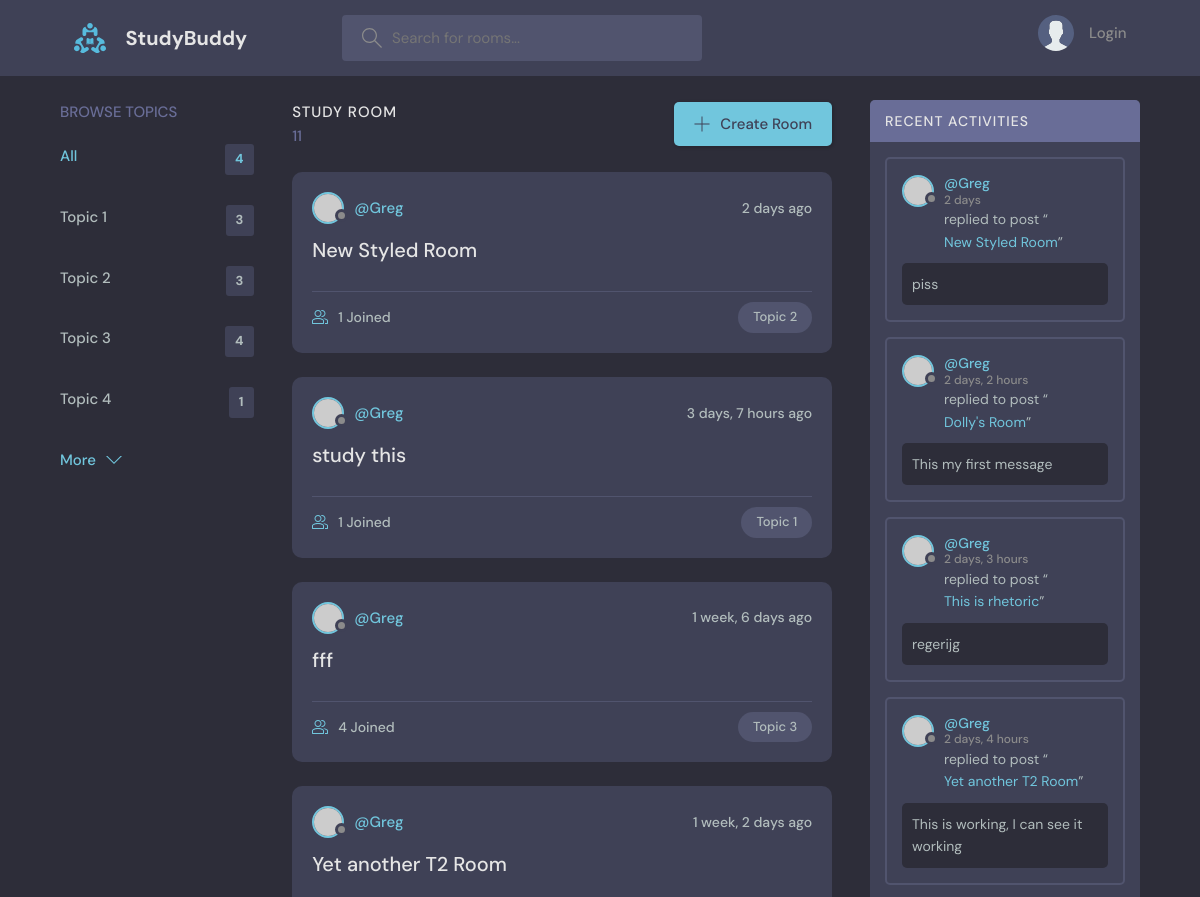
The app's page / (upper part), older data.
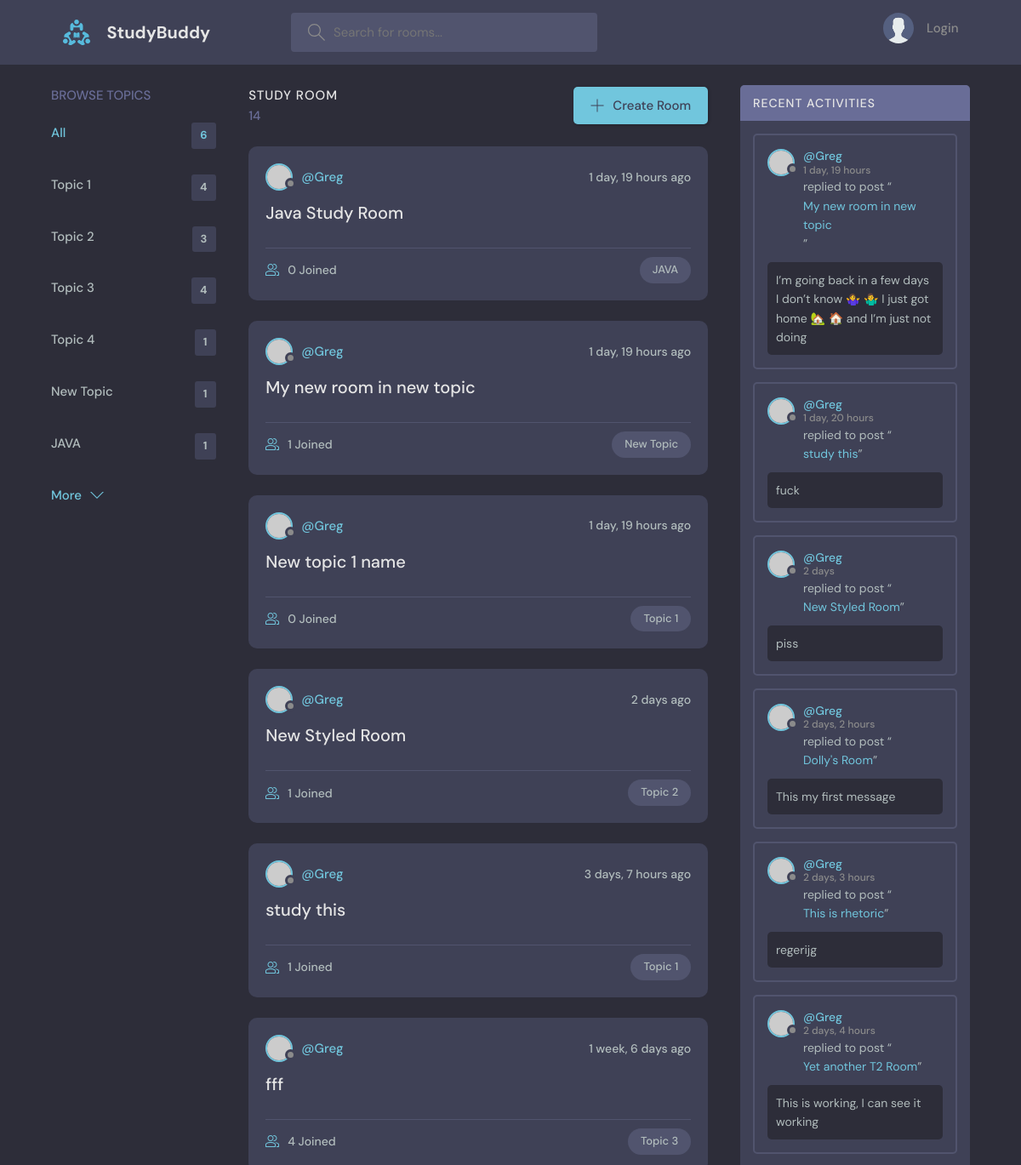
The same page, newer data.
### base/models.py (models this page shows)
class Topic(models.Model):
    name = models.CharField(max_length=200)
    def __str__(self):
        return self.name

class Room(models.Model):
    host = models.ForeignKey(User, on_delete=models.SET_NULL, null=True) # On delete of the user, this field is set
    topic = models.ForeignKey(Topic, on_delete=models.SET_NULL, null=True)
    name = models.CharField(max_length=200)
    description = models.TextField(null=True, blank=True)  # the null input arguments allow the database to have a
    participants = models.ManyToManyField(User, related_name='participants', blank=True)
    updated = models.DateTimeField(auto_now=True)  # Any time the save method is called, this will auto populate
    created = models.DateTimeField(auto_now_add=True)  # The difference between auto_now and auto_add_now is that
    class Meta:
        ordering = ['-updated', '-created']
    def __str__(self):
        return self.name

class Message(models.Model):
    user = models.ForeignKey(User, on_delete=models.CASCADE)
    room = models.ForeignKey(Room, on_delete=models.CASCADE)  # Cascade means if the foreign key is deleted, this
    body = models.TextField()
    updated = models.DateTimeField(auto_now=True)
    created = models.DateTimeField(auto_now_add=True)
    class Meta:
        ordering = ['-updated', '-created']
    def __str__(self):
        return self.body[0:50]  # Return only the first 50 characters

### base/views.py (the view)
# urls.py: 2. Add a URL to urlpatterns:  path('', views.home, name='home')
def home(request):
    q = request.GET.get('q') if request.GET.get('q') is not None else ''
    rooms = Room.objects.filter(
        Q(topic__name__icontains=q) |
        Q(name__icontains=q) |
        Q(description__icontains=q)
    )
    rooms_count = rooms.count()
    room_messages = Message.objects.filter(
        Q(room__topic__name__icontains=q) |
        Q(room__name__icontains=q) |
        Q(user__username__icontains=q) |
        Q(body__icontains=q)
    )
    topics = Topic.objects.all()
    topics_count = topics.count()
    context = {'rooms': rooms, 'topics': topics, 'rooms_count': rooms_count, 'room_messages': room_messages, 'topics_count': topics_count}
    return render(request, 'Base/Home.html', context)

### base/Templates/Base/home.html (shortened to what this page needs)
<!DOCTYPE html>
{% extends 'MainTemplate.html' %}
{% load static %}
{% block content %}
<body>
<main class="layout layout--3">
    <div class="container">
        {% include 'base/Topics_Component.html'%}
        <div class="roomList">
            <div class="roomList__header">
                <div>
                    <h2>Study Room</h2>
                    <p>{{rooms_count}}</p>
                </div>
                <a class="btn btn--main" href="{% url 'create-room' %}">
                    <svg version="1.1" xmlns="http://www.w3.org/2000/svg" width="32" height="32" viewBox="0 0 32 32">
                        <title>add</title>
                        <path
                                d="M16.943 0.943h-1.885v14.115h-14.115v1.885h14.115v14.115h1.885v-14.115h14.115v-1.885h-14.115v-14.115z"
                        ></path>
                    </svg>
                    Create Room
                </a>
            </div>
            {% include 'base/Feed_Component.html' %}
        </div>
        {% include 'base/Activity_Component.html' %}
    </div>
</main>
</body>
{% endblock %}

### base/Templates/Base/Topics_Component.html
        <div class="topics">
          <div class="topics__header">
            <h2>Browse Topics</h2>
          </div>
          <ul class="topics__list">
            <li>
              <a href="{%url 'home' %}" class="active">All <span>{{topics.count}}</span></a>
            </li>
            {% for topic in topics %}
            <li>
              <a href =" {%url 'home' %}?q={{topic.name}} ">{{topic}}<span>{{topic.room_set.all.count}}</span></a>
            </li>
            {% endfor %}
          </ul>
          <a class="btn btn--link" href="topics.html">
            More
            <svg version="1.1" xmlns="http://www.w3.org/2000/svg" width="32" height="32" viewBox="0 0 32 32">
              <title>chevron-down</title>
              <path d="M16 21l-13-13h-3l16 16 16-16h-3l-13 13z"></path>
            </svg>
          </a>
        </div>

### base/Templates/Base/Feed_Component.html (shortened to what this page needs)
{% for room in rooms %}
<div class="roomListRoom">
    <div class="roomListRoom__header">
        <a href="{% url 'user-profile' room.host.id %}" class="roomListRoom__author">
            <div class="avatar avatar--small">
                <img src="https://randomuser.me/api/portraits/women/11.jpg"/>
            </div>
            <span>@{{room.host.username}}</span>
        </a>
        <div class="roomListRoom__actions">
            <span>{{room.created|timesince}} ago</span>
        </div>
    </div>
    <div class="roomListRoom__content">
        <a href="{% url 'room' room.id %}">{{room.name}}</a>
    </div>
    <div class="roomListRoom__meta">
        <a href="{% url 'room' room.id %}" class="roomListRoom__joined">
            {{room.participants.all.count}} Joined
        </a>
        <p class="roomListRoom__topic">{{room.topic.name}}</p>
    </div>
</div>
{% endfor %}

### base/Templates/Base/Activity_Component.html (shortened to what this page needs)
<div class="activities">
    <div class="activities__header">
        <h2>Recent Activities</h2>
    </div>
    {% for message in room_messages %}
    <div class="activities__box">
        <div class="activities__boxHeader roomListRoom__header">
            <a href="{% url 'user-profile' message.user.id %}" class="roomListRoom__author">
                <div class="avatar avatar--small">
                    <img src="https://randomuser.me/api/portraits/women/11.jpg"/>
                </div>
                <p>
                    @{{message.user}}
                    <span>{{message.created|timesince}}</span>
                </p>
            </a>
        </div>
        <div class="activities__boxContent">
            <p>replied to post “<a href="{% url 'room' message.room.id %}">{{message.room.name}}</a>”</p>
            <div class="activities__boxRoomContent">
                {{message.body}}
            </div>
        </div>
    </div>
    {% endfor %}
</div>

Row changes from the older to the newer data that the page shows:
no longer on this page (row unchanged): Room: host.username "Greg", created "1 week, 2 days", name "Yet another T2 Room"
computed for Topic "Topic 1": room_set.all.count "3" → "4"
added Topic: name "New Topic", room_set.all.count "1"
added Topic: name "JAVA", room_set.all.count "1"
added Room: host.username "Greg", created "1 day, 19 hours", name "Java Study Room", participants.all.count "0", topic.name "JAVA"
added Room: host.username "Greg", created "1 day, 19 hours", name "My new room in new topic", participants.all.count "1", topic.name "New Topic"
added Room: host.username "Greg", created "1 day, 19 hours", name "New topic 1 name", participants.all.count "0", topic.name "Topic 1"
added Message: user "Greg", created "1 day, 19 hours", room.name "My new room in new topic", body "I’m going back in a few days I don’t know 🤷‍♀️ 🤷‍♂️ I just got home 🏡 🏠 and I’m just not doing"
added Message: user "Greg", created "1 day, 20 hours", room.name "study this", body "fuck"
Text that changed along with them:
{{ topics.count }}: "4" → "6"
{{ rooms_count }}: "11" → "14"
